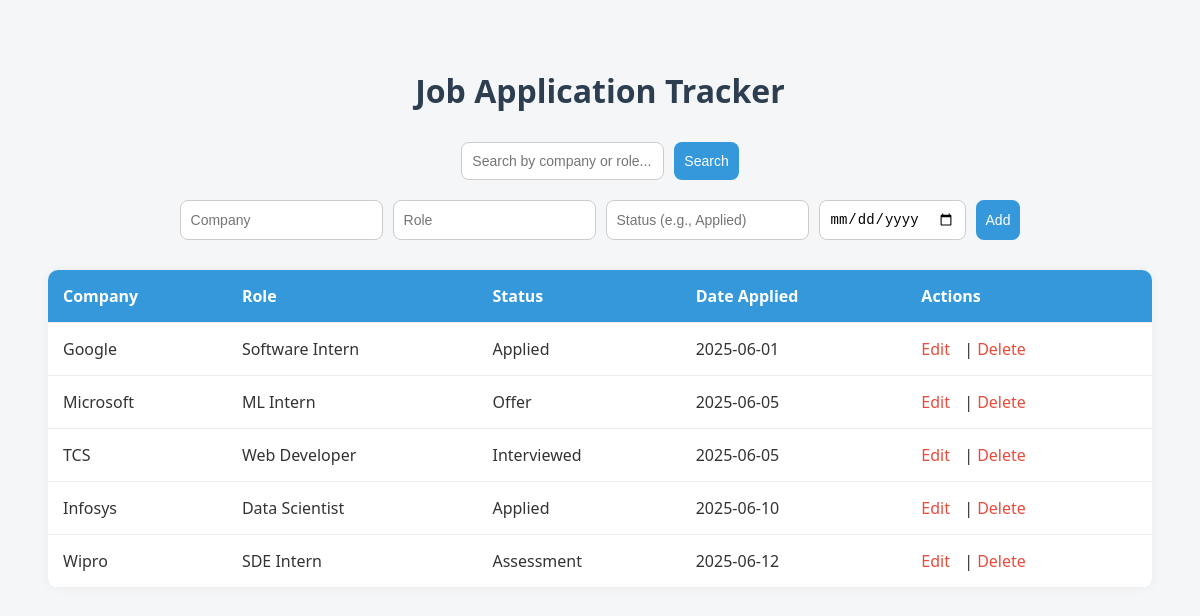
The page / on the database its author committed.
### tables this page shows
CREATE TABLE jobs
                 (id INTEGER PRIMARY KEY, company TEXT, role TEXT, status TEXT, date_applied TEXT);

### app.py (the view)
@app.route('/')
def index():
    search_query = request.args.get('q', '')  # get search term from URL
    conn = sqlite3.connect('jobs.db')
    c = conn.cursor()
    if search_query:
        like_query = f"%{search_query}%"
        c.execute("SELECT * FROM jobs WHERE company LIKE ? OR role LIKE ?", (like_query, like_query))
    else:
        c.execute("SELECT * FROM jobs")
    jobs = c.fetchall()
    conn.close()
    return render_template('index.html', jobs=jobs, search_query=search_query)

### templates/index.html (shortened to what this page needs)
<!DOCTYPE html>
<html>
<head>
    <link rel="stylesheet" href="/static/style.css">
</head>
<body>
    <h1>Job Application Tracker</h1>
    <form action="/" method="get" style="margin-bottom: 20px; justify-content: center;">
        <input type="text" name="q" placeholder="Search by company or role..." value="{{ search_query }}">
        <button type="submit">Search</button>
    </form>
    <form action="/add" method="post">
        <input type="text" name="company" placeholder="Company" required>
        <input type="text" name="role" placeholder="Role" required>
        <input type="text" name="status" placeholder="Status (e.g., Applied)" required>
        <input type="date" name="date" required>
        <button type="submit">Add</button>
    </form>
    <table>
        <tr>
            <th>Company</th><th>Role</th><th>Status</th><th>Date Applied</th><th>Actions</th>
        </tr>
        {% for job in jobs %}
        <tr>
            <td>{{ job[1] }}</td>
            <td>{{ job[2] }}</td>
            <td>{{ job[3] }}</td>
            <td>{{ job[4] }}</td>
            <td>
                <a href="/edit/{{ job[0] }}">Edit</a> |
                <a href="/delete/{{ job[0] }}">Delete</a>
            </td>
        </tr>
        {% endfor %}
    </table>
</body>
</html>

### static/style.css (style rules this page uses)
body { font-family: 'Segoe UI', Tahoma, Geneva, Verdana, sans-serif; background-color: #f4f6f8; padding: 40px; color: #333; }
h1 { text-align: center; margin-bottom: 30px; color: #2c3e50; }
form { display: flex; justify-content: center; flex-wrap: wrap; gap: 10px; margin-bottom: 30px; }
form input, form button { padding: 10px; font-size: 14px; border: 1px solid #ccc; border-radius: 8px; }
form button { background-color: #3498db; color: white; cursor: pointer; border: none; transition: background 0.3s ease; }
table { width: 100%; border-collapse: collapse; background-color: white; border-radius: 10px; overflow: hidden; box-shadow: 0 0 10px rgba(0,0,0,0.05); }
th, td { padding: 15px; border-bottom: 1px solid #eee; text-align: left; }
th { background-color: #3498db; color: white; }
td a { text-decoration: none; color: #e74c3c; margin-right: 10px; }

### rows shown on the page
jobs: company "Google", role "Software Intern", status "Applied", date_applied "2025-06-01"
jobs: company "Microsoft", role "ML Intern", status "Offer", date_applied "2025-06-05"
jobs: company "TCS", role "Web Developer", status "Interviewed", date_applied "2025-06-05"
jobs: company "Infosys", role "Data Scientist", status "Applied", date_applied "2025-06-10"
jobs: company "Wipro", role "SDE Intern", status "Assessment", date_applied "2025-06-12"
